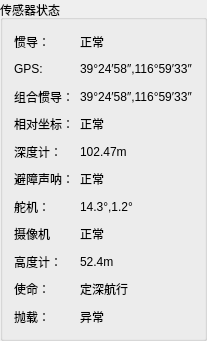
       <widget class="QGroupBox" name="grpSensorStatus">
        <property name="minimumSize">
         <size>
          <width>0</width>
          <height>341</height>
         </size>
        </property>
        <property name="title">
         <string>传感器状态</string>
        </property>
        <layout class="QGridLayout" name="gridLayout_3">
         <item row="7" column="1">
          <widget class="QLabel" name="lblHatchAngleVal">
           <property name="text">
            <string>正常</string>
           </property>
          </widget>
         </item>
         <item row="6" column="1">
          <widget class="QLabel" name="lblRudderVal">
           <property name="text">
            <string>14.3°,1.2°</string>
           </property>
          </widget>
         </item>
         <item row="3" column="1">
          <widget class="QLabel" name="lblRelativeCoordVal">
           <property name="text">
            <string>正常</string>
           </property>
          </widget>
         </item>
         <item row="10" column="1">
          <widget class="QLabel" name="lblCommandConfirmVal">
           <property name="text">
            <string>异常</string>
           </property>
          </widget>
         </item>
         <item row="9" column="1">
          <widget class="QLabel" name="lblMissionStatusVal">
           <property name="text">
            <string>定深航行</string>
           </property>
          </widget>
         </item>
         <item row="3" column="0">
          <widget class="QLabel" name="lblRelativeCoord">
           <property name="text">
            <string>相对坐标：</string>
           </property>
          </widget>
         </item>
         <item row="10" column="0">
          <widget class="QLabel" name="lblCommandConfirm">
           <property name="text">
            <string>抛载：</string>
           </property>
          </widget>
         </item>
         <item row="1" column="1">
          <widget class="QLabel" name="lblGpsVal">
           <property name="text">
            <string>39°24′58″,116°59′33″</string>
           </property>
          </widget>
         </item>
         <item row="2" column="1">
          <widget class="QLabel" name="lblCombinedInertialVal">
           <property name="text">
            <string>39°24′58″,116°59′33″</string>
           </property>
          </widget>
         </item>
         <item row="4" column="1">
          <widget class="QLabel" name="lblCtdVal">
           <property name="text">
            <string>102.47m</string>
           </property>
          </widget>
         </item>
         <item row="9" column="0">
          <widget class="QLabel" name="lblMissionStatus">
           <property name="text">
            <string>使命：</string>
           </property>
          </widget>
         </item>
         <item row="5" column="0">
          <widget class="QLabel" name="lblObstacleSonar">
           <property name="text">
            <string>避障声呐：</string>
           </property>
          </widget>
         </item>
         <item row="8" column="1">
          <widget class="QLabel" name="lblAltimeterVal">
           <property name="text">
            <string>52.4m</string>
           </property>
          </widget>
         </item>
         <item row="2" column="0">
          <widget class="QLabel" name="lblCombinedInertial">
           <property name="text">
            <string>组合惯导：</string>
           </property>
          </widget>
         </item>
         <item row="8" column="0">
          <widget class="QLabel" name="lblAltimeter">
           <property name="text">
            <string>高度计：</string>
           </property>
          </widget>
         </item>
         <item row="0" column="0">
          <widget class="QLabel" name="lblInertialNav">
           <property name="text">
            <string>惯导：</string>
           </property>
          </widget>
         </item>
         <item row="0" column="1">
          <widget class="QLabel" name="lblInertialNavVal">
           <property name="text">
            <string>正常</string>
           </property>
          </widget>
         </item>
         <item row="7" column="0">
          <widget class="QLabel" name="lblHatchAngle">
           <property name="text">
            <string>摄像机</string>
           </property>
          </widget>
         </item>
         <item row="4" column="0">
          <widget class="QLabel" name="lblCtd">
           <property name="text">
            <string>深度计：</string>
           </property>
          </widget>
         </item>
         <item row="6" column="0">
          <widget class="QLabel" name="lblRudder">
           <property name="text">
            <string>舵机：</string>
           </property>
          </widget>
         </item>
         <item row="5" column="1">
          <widget class="QLabel" name="lblObstacleSonarVal">
           <property name="text">
            <string>正常</string>
           </property>
          </widget>
         </item>
         <item row="1" column="0">
          <widget class="QLabel" name="lblGps">
           <property name="text">
            <string>GPS:</string>
           </property>
          </widget>
         </item>
        </layout>
       </widget>
